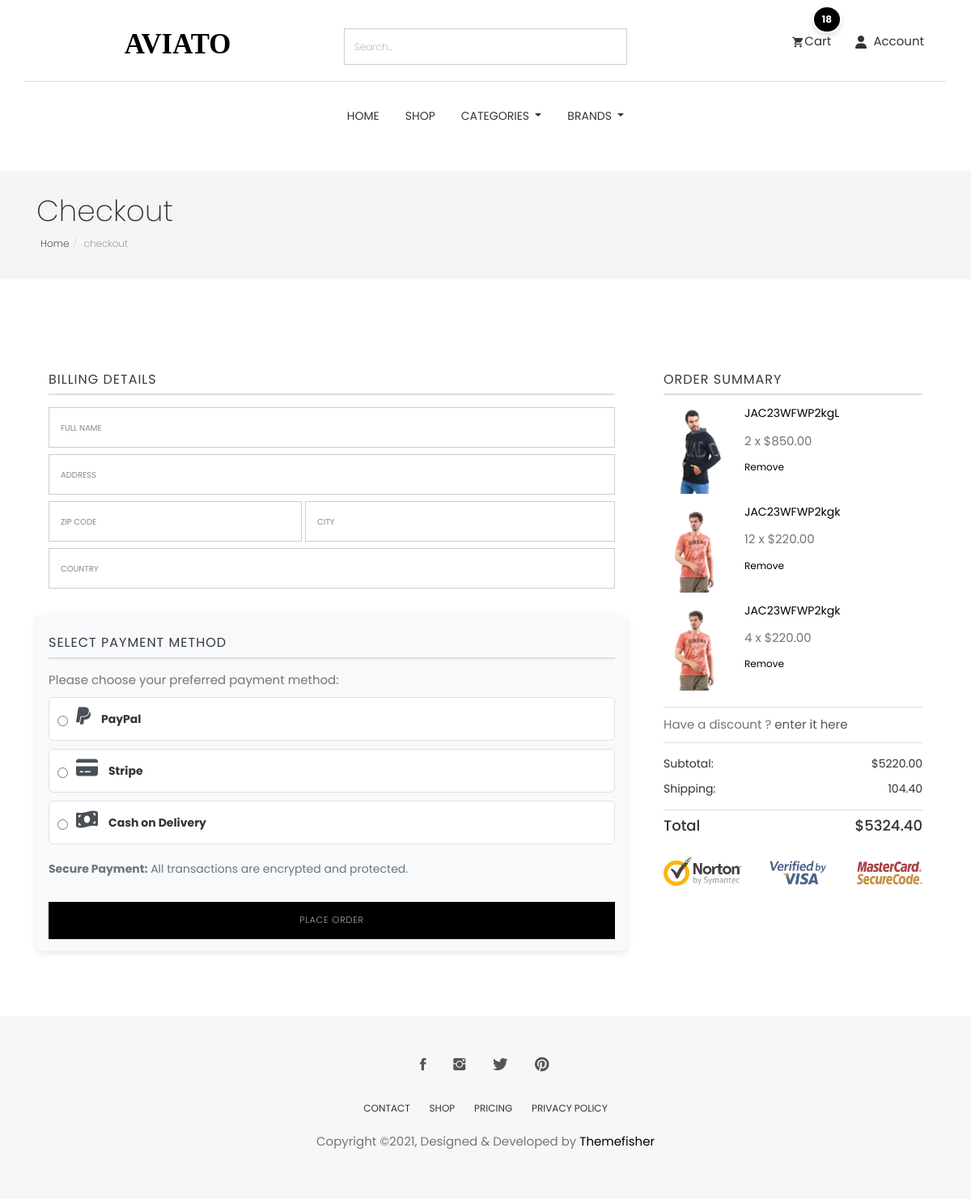
/cart/checkout/ (signed in), run on an earlier commit of the app's database.
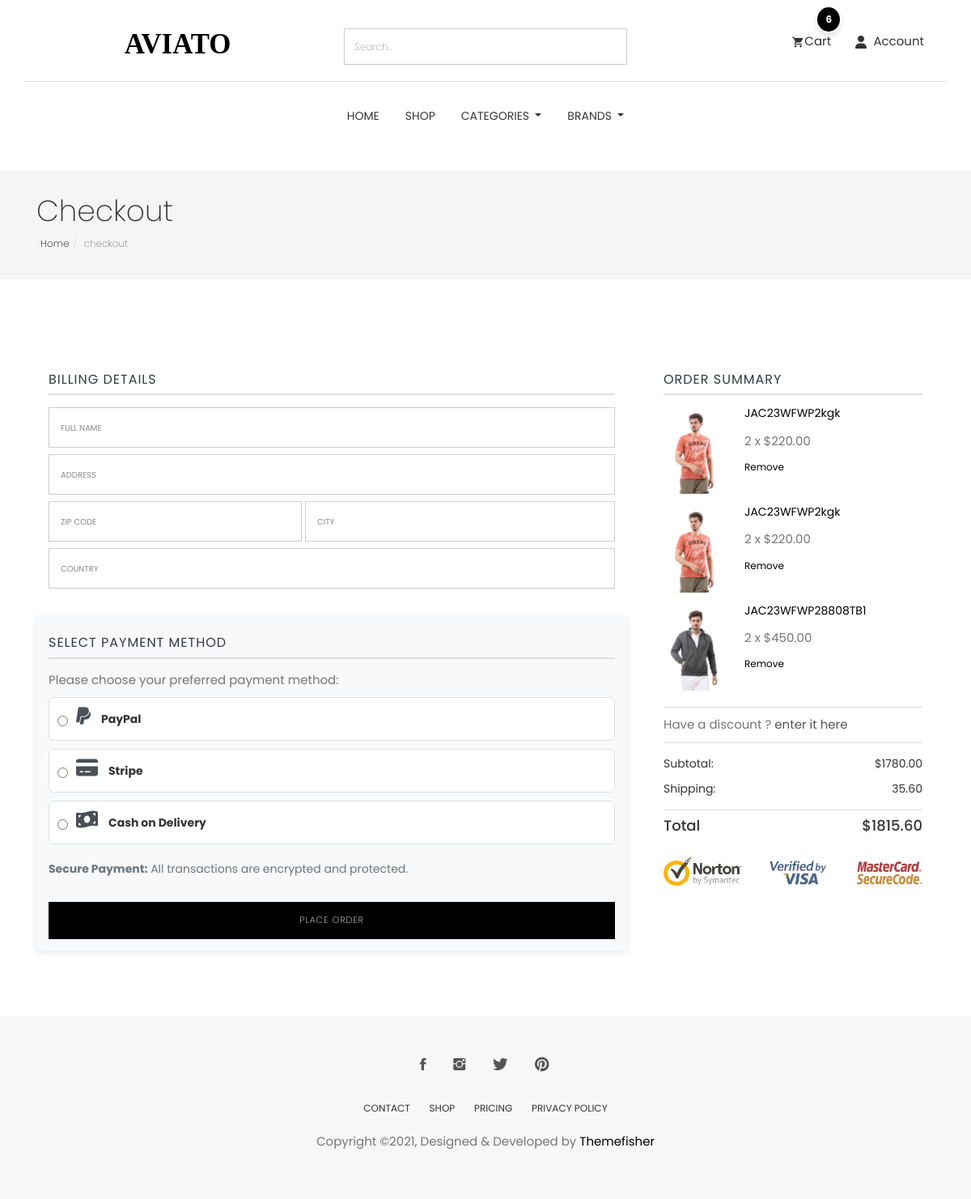
And on a later commit of the database.
### cart/models.py (models this page shows, shortened)
class CartItem(models.Model):
    user = models.ForeignKey(User,null=True,verbose_name="user cart", on_delete=models.CASCADE)
    product = models.ForeignKey(Product, on_delete=models.CASCADE)
    cart = models.ForeignKey(Cart, on_delete=models.CASCADE, blank=True, null=True)
    variations = models.ManyToManyField(Variation,blank=True)
    quantity = models.IntegerField()
    is_active = models.BooleanField(default=True)
    def sub_total(self):
        return self.product.price * self.quantity

### store/models.py (models this page shows, shortened)
class Product(models.Model):
    id = models.UUIDField(primary_key=True, default=uuid.uuid4, editable=False)
    name = models.CharField(unique=True, max_length=50)
    image = models.ImageField(upload_to='product/')
    stock = models.IntegerField(default=1)
    price = models.DecimalField(max_digits=10, decimal_places=2, default=Decimal('0.00'))
    description = models.TextField(max_length=10000, blank=True)
    created_at = models.DateTimeField(default=timezone.now)
    modified_date = models.DateTimeField(auto_now=True)
    slug = models.SlugField(null=True, blank=True, unique=True)
    views = models.PositiveIntegerField(default=0)
    is_available = models.BooleanField(default=True)
    on_sale = models.BooleanField(default=False)
    PRDBrand = models.ForeignKey('Brand', related_name='product_brand', on_delete=models.CASCADE, blank=True, null=True, verbose_name="Brand")
    like = models.ManyToManyField(User, blank=True, related_name='product_favourite')
    category = models.ForeignKey(Subcategory, related_name='product_subcategory', verbose_name="Subcategory", null=True, blank=True, on_delete=models.CASCADE)
    class Meta:
        ordering = ['-created_at']
        verbose_name = "Product"
        verbose_name_plural = "Products"

### cart/views.py (the view)
# urls.py: path('checkout/' , views.checkout , name='checkout'),
@login_required(login_url='login')
def checkout(request, total=0, quantity=0, cart_items=None):
    try:
        tax_obj = Tax.objects.last()  # Fetch the last Tax object
        tax_percentage = tax_obj.tax if tax_obj else Decimal('0.00')  # Get the tax value or default to 0
        if request.user.is_authenticated:
            cart_items = CartItem.objects.filter(user=request.user , is_active = True)
        else:
            cart = Cart.objects.get(cart_id=_cart_id(request))  # Get the cart using a session ID or similar method
            cart_items = CartItem.objects.filter(cart=cart, is_active=True)  # Get active items in the cart
        for cart_item in cart_items:
            total += cart_item.product.price * cart_item.quantity  # Sum up the product prices
            quantity += cart_item.quantity
        tax_amount = (tax_percentage * total) / Decimal('100')  # Calculate tax
        grand_total = total + tax_amount  # Grand total is the sum of the total and tax
        total = round(total, 2)
        tax_amount = round(tax_amount, 2)
        grand_total = round(grand_total, 2)
    except ObjectDoesNotExist:
        cart_items = []
        total = Decimal('0.00')
        quantity = 0
        tax_amount = Decimal('0.00')
        grand_total = Decimal('0.00')
    context = {
        'total': total,
        'quantity': quantity,
        'cart_items': cart_items,
        'grand_total': grand_total,
        'tax': tax_amount,
    }
    return render(request , 'checkout.html' , context)

### category/category_context.py (called while the page is built)
def nav_links(request):
    categories_nav = Category.objects.all()
    subcategories_nav = Subcategory.objects.all()
    brands_nav = Brand.objects.all()
    context = {
        'categories_nav':categories_nav,
        'brands_nav':brands_nav,
        'subcategories_nav':subcategories_nav,
    }
    return context

### category/models.py (called while the page is built)
    def get_url(self):
        return reverse('products_by_subcategory',args=[self.id])

### store/models.py (called while the page is built)
    def get_url(self):
        return reverse('products_by_brand',args=[self.id])

    def __str__(self):
        return self.name

### cart/templates/checkout.html (shortened to what the changed rows need)
{% extends "base.html" %}
{% load static %}
{% block body %}
<section class="page-header">
    <div class="container">
        <div class="row">
            <div class="col-md-12">
                <div class="content">
                    <h1 class="page-name">Checkout</h1>
                </div>
            </div>
        </div>
    </div>
</section>
<div class="page-wrapper">
    <div class="checkout shopping">
        <div class="container">
            <div class="row">
                <div class="col-md-4">
                    <div class="product-checkout-details">
                        <div class="block">
                            {% for cart_item in cart_items %}
                            <div class="media product-card">
                                <a class="pull-left" href="{% url 'product_details' cart_item.product.id %}">
                                    <img class="media-object" src="{{cart_item.product.image.url}}" alt="Image" />
                                </a>
                                <div class="media-body">
                                    <h4 class="media-heading"><a href="{% url 'product_details' cart_item.product.id %}">{{cart_item.product.name}}</a>
                                    </h4>
                                    <p class="price">{{cart_item.quantity}} x ${{cart_item.product.price}}</p>
                                    <a href="{% url 'delete_cart' cart_item.product.id cart_item.id %}" class="remove">Remove</a>
                                </div>
                            </div>
                            {% endfor %}
                            <ul class="summary-prices">
                                <li>
                                    <span>Subtotal:</span>
                                    <span class="price">${{total}}</span>
                                </li>
                                <li>
                                    <span>Shipping:</span>
                                    <span>{{tax}}</span>
                                </li>
                            </ul>
                            <div class="summary-total">
                                <span>Total</span>
                                <span>${{grand_total}}</span>
                            </div>
                        </div>
                    </div>
                </div>
            </div>
        </div>
    </div>
</div>
{% endblock %}

What changed in the data, as far as the page shows it:
removed CartItem: product.image (picture), product.name "JAC23WFWP2kgL", quantity "2", product.price "850.00"
removed CartItem: product.image (picture), product.name "JAC23WFWP2kgk", quantity "12", product.price "220.00"
removed CartItem: product.image (picture), product.name "JAC23WFWP2kgk", quantity "4", product.price "220.00"
added CartItem: product.image (picture), product.name "JAC23WFWP2kgk", quantity "2", product.price "220.00"
added CartItem: product.image (picture), product.name "JAC23WFWP2kgk", quantity "2", product.price "220.00"
added CartItem: product.image (picture), product.name "JAC23WFWP28808TB1", quantity "2", product.price "450.00"
Also different on the page:
{{ quantity }}: "18" → "6"
{{ total }}: "5220.00" → "1780.00"
{{ tax }}: "104.40" → "35.60"
{{ grand_total }}: "5324.40" → "1815.60"
